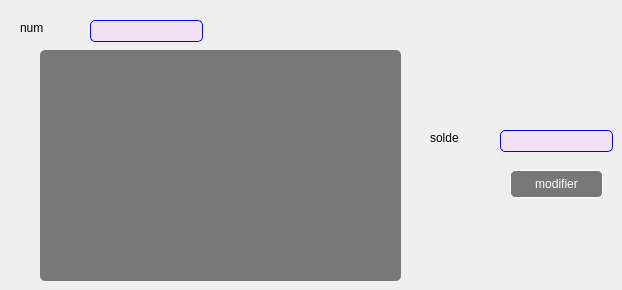
      <widget class="QWidget" name="tab_41">
       <attribute name="title">
        <string>modifier</string>
       </attribute>
       <widget class="QLineEdit" name="lineEdit_61">
        <property name="geometry">
         <rect>
          <x>500</x>
          <y>130</y>
          <width>113</width>
          <height>22</height>
         </rect>
        </property>
        <property name="styleSheet">
         <string notr="true">QLineEdit{
background-color:rgba(255,170,255,20%);
border:1 solid blue;
border-radius:5px;
color:black;
}</string>
        </property>
       </widget>
       <widget class="QLabel" name="label_69">
        <property name="geometry">
         <rect>
          <x>20</x>
          <y>20</y>
          <width>81</width>
          <height>16</height>
         </rect>
        </property>
        <property name="text">
         <string>num</string>
        </property>
       </widget>
       <widget class="QPushButton" name="pushButton_39">
        <property name="geometry">
         <rect>
          <x>510</x>
          <y>170</y>
          <width>93</width>
          <height>28</height>
         </rect>
        </property>
        <property name="styleSheet">
         <string notr="true">QPushButton{
background-color:rgba(0,0,0,50%);
color:white;
border:1 solid white;
border-radius: 5px;
}
QPushButton:hover{
background-color:rgba(255,0,0,50%);
color:black;
}</string>
        </property>
        <property name="text">
         <string>modifier</string>
        </property>
       </widget>
       <widget class="QLabel" name="label_71">
        <property name="geometry">
         <rect>
          <x>430</x>
          <y>130</y>
          <width>55</width>
          <height>16</height>
         </rect>
        </property>
        <property name="text">
         <string>solde</string>
        </property>
       </widget>
       <widget class="QLineEdit" name="lineEdit_63">
        <property name="geometry">
         <rect>
          <x>90</x>
          <y>20</y>
          <width>113</width>
          <height>22</height>
         </rect>
        </property>
        <property name="styleSheet">
         <string notr="true">QLineEdit{
background-color:rgba(255,170,255,20%);
border:1 solid blue;
border-radius:5px;
color:black;
}</string>
        </property>
       </widget>
       <widget class="QTableView" name="tableView_24">
        <property name="geometry">
         <rect>
          <x>40</x>
          <y>50</y>
          <width>361</width>
          <height>231</height>
         </rect>
        </property>
        <property name="styleSheet">
         <string notr="true">QTableView {
    gridline-color: white;
color:white;
   background-color:rgba(0,0,0,50%);
border:0px;
border-radius: 5px;
    }
QHeaderView {background-color: transparent;
color:white;

}
QHeaderView::section{
border-style: none;
background-color: transparent;
margin-bottom:5px;
margin-top:5px;
border:0px;
}
QTableView QTableCornerButton::section {
     bottom-style:none;
border:0px;

 }
</string>
        </property>
       </widget>
      </widget>
